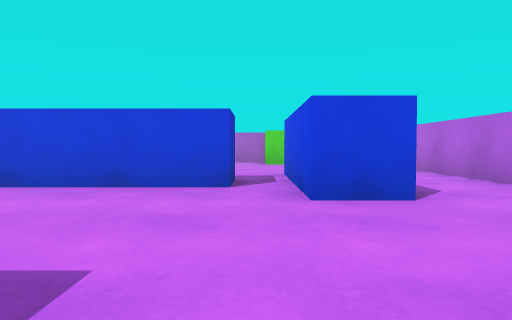
view 1 (above)

16 first-person views from a walk through a 3-D level made in the Unity game engine. The camera is 0.51 m above the floor, tilts 2° down and sees 70° across. The floor is counted in squares, 1 m on a side. Each view is taken from the middle of a square. On the plan, view 1 faces up. The plan holds only what a view shows up to about 9 squares ahead; the rest is blank. The player character is not drawn.

view 2
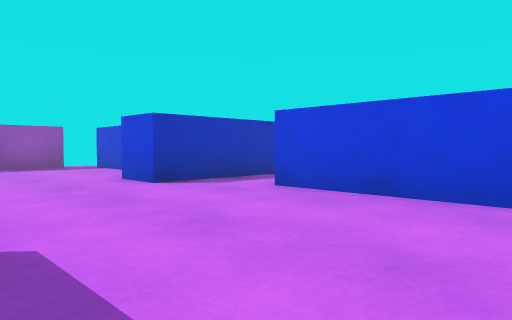

view 3
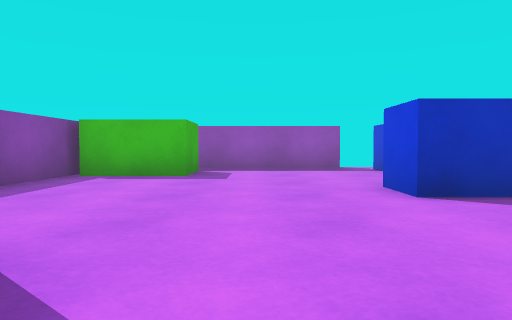

view 4
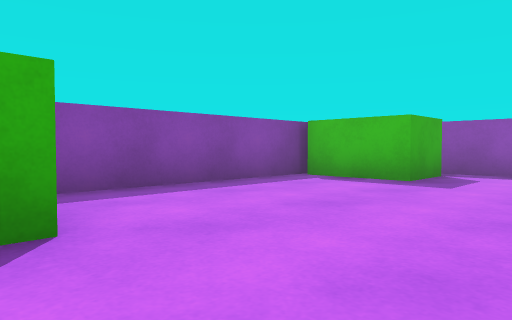

view 5
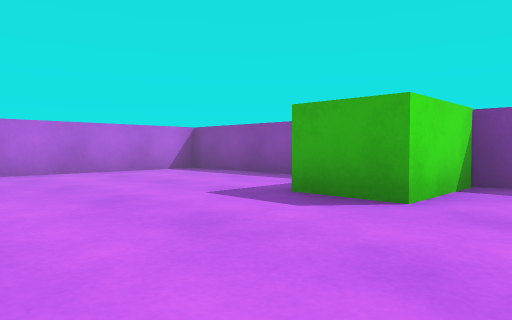

view 6
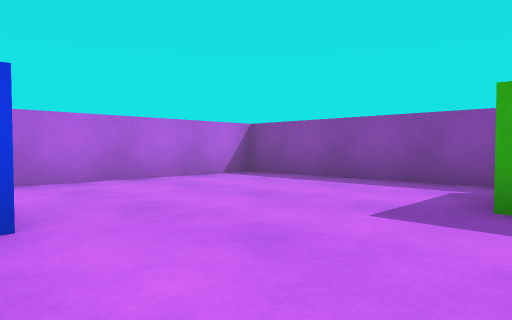

view 7
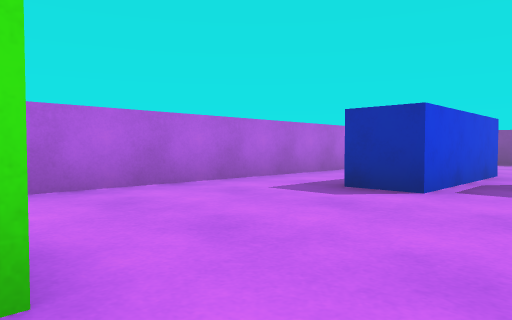

view 8
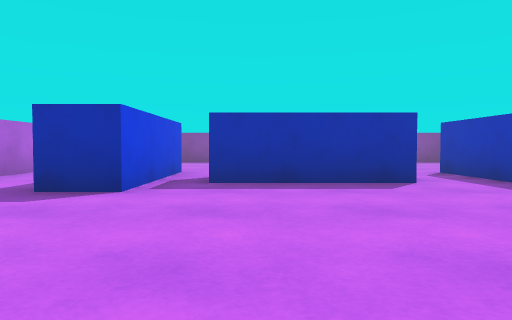

view 9
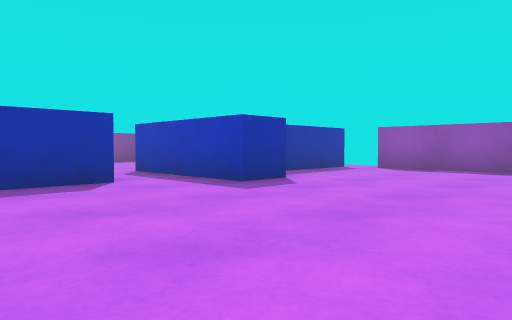

view 10
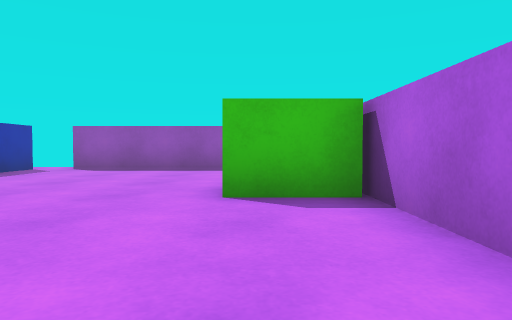

view 11
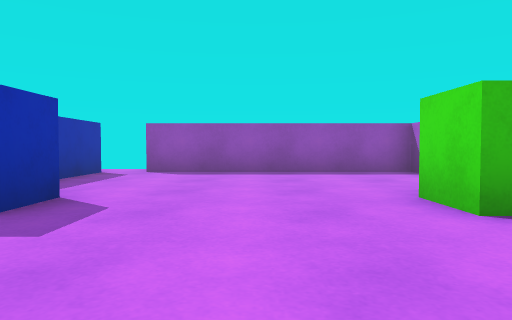

view 12
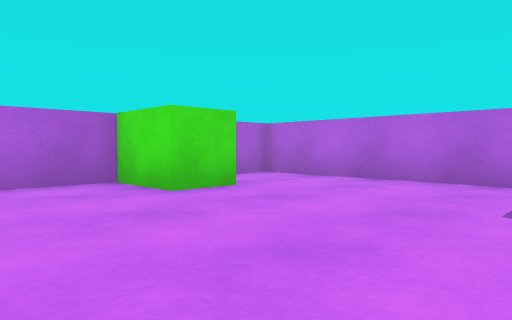

view 13
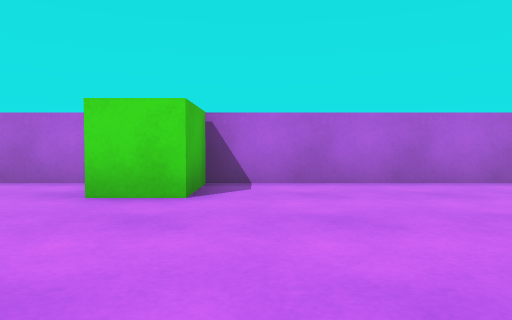

view 14
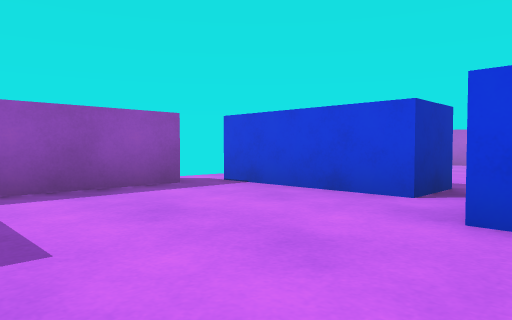

view 15
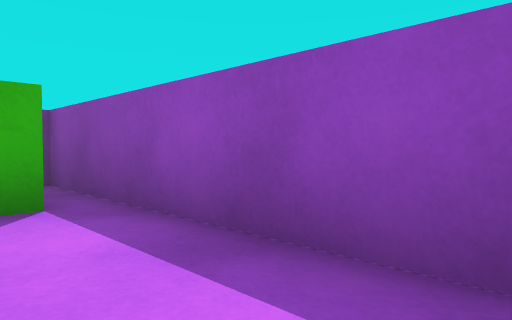

view 16
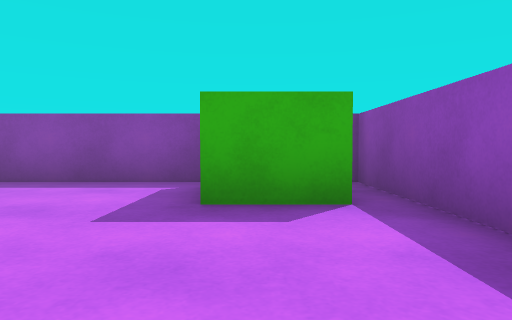

### Floor plan
Points are (right, up) in squares from view 1. A wall is a line through its corners. A room is listed if a view was taken in it or the views show most of it. See-through windows are left out.
Room 1 (views 1, 2, 3, 4, 5, 6, 14, 15, 16)
walls: (-4.7, 4.6) (-4.7, 3.6) (-5.8, 3.6); (-0.3, 4.6) (-3.4, 4.6); (0.5, 3.4) (0.5, 4.6); (-1, -1.4) (3.5, -1.4) (3.5, 6.5); (-6.5, 4.6) (-9.5, 4.6); (1.6, 3.6) (0.5, 3.6); (-7.5, -1.4) (-2.5, -1.4); (-9.5, 4) (-9.5, -1.4)
ways out: opening at (-6, 5.5) to room 2; opening at (-4, 5.5) to room 2; opening at (0, 5.5) to room 2; opening at (2.5, 7) to room 2; gap at (-10, 4)
objects: green block (-9, -1) to (-8, 1); green block (-2, -1) to (-2, 0)
Room 2 (views 7, 8, 9, 10, 11, 12, 13)
walls: (-4.7, 7.1) (-4.7, 4.6); (-3.4, 5.8) (-0.3, 5.8) (-0.3, 4.6); (-5.8, 6.8) (-4.6, 6.8); (0.4, 12.2) (-9.5, 12.2) (-9.5, 6.8); (-6.5, 5.9) (-6.5, 4.6); (0.5, 4.6) (0.5, 6.8) (1.6, 6.8); (3.5, 6.5) (3.5, 12.2) (2.6, 12.2); (-9.5, 5.8) (-7, 5.8)
ways out: opening at (-6, 5.5) to room 1; opening at (-4, 5.5) to room 1; opening at (0, 5.5) to room 1; opening at (2.5, 7) to room 1; gap at (-10, 7)
objects: green block (-5, 11); green block (1, 11) to (1, 12)

Where each view was taken, in squares from view 1:
view 1: 0 up, 0 right, facing up
view 2: 1 up, 0 right, facing up-left
view 3: 2 up, 1 left, facing left
view 4: 3 up, 2 left, facing down-left
view 5: 4 up, 4 left, facing down-right
view 6: 4 up, 2 left, facing down-right
view 7: 11 up, 1 left, facing down-right
view 8: 11 up, 1 left, facing down
view 9: 11 up, 1 left, facing down-left
view 10: 11 up, 1 left, facing left
view 11: 9 up, 2 left, facing left
view 12: 7 up, 2 left, facing up-right
view 13: 7 up, 4 left, facing up
view 14: 1 up, 5 left, facing up-left
view 15: 4 up, 8 left, facing down-left
view 16: 4 up, 8 left, facing down
